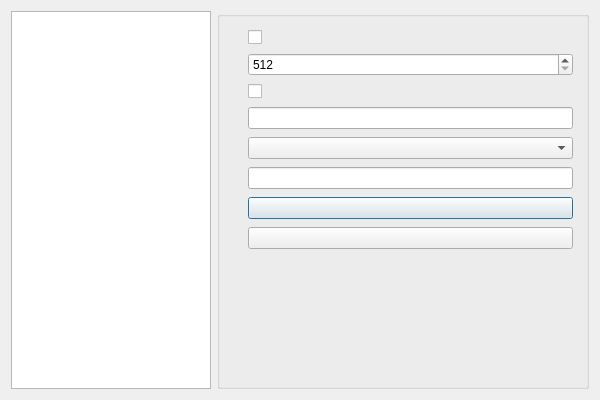
<?xml version="1.0" encoding="UTF-8"?>
<ui version="4.0">
 <class>SettingsDialog</class>
 <widget class="QDialog" name="SettingsDialog">
  <property name="geometry">
   <rect>
    <x>0</x>
    <y>0</y>
    <width>600</width>
    <height>400</height>
   </rect>
  </property>
  <property name="font">
   <font>
    <pointsize>9</pointsize>
   </font>
  </property>
  <property name="modal">
   <bool>true</bool>
  </property>
  <layout class="QHBoxLayout" name="horizontalLayout">
   <item>
    <widget class="QListWidget" name="listPages">
     <property name="maximumSize">
      <size>
       <width>200</width>
       <height>16777215</height>
      </size>
     </property>
     <property name="spacing">
      <number>2</number>
     </property>
    </widget>
   </item>
   <item>
    <widget class="QGroupBox" name="groupBox">
     <layout class="QVBoxLayout" name="verticalLayout">
      <property name="leftMargin">
       <number>4</number>
      </property>
      <property name="topMargin">
       <number>4</number>
      </property>
      <property name="rightMargin">
       <number>4</number>
      </property>
      <property name="bottomMargin">
       <number>4</number>
      </property>
      <item>
       <widget class="QStackedWidget" name="viewStack">
        <property name="currentIndex">
         <number>2</number>
        </property>
        <widget class="QWidget" name="pageAppearance">
         <property name="autoFillBackground">
          <bool>false</bool>
         </property>
         <layout class="QFormLayout" name="formLayout">
          <property name="horizontalSpacing">
           <number>8</number>
          </property>
          <property name="verticalSpacing">
           <number>8</number>
          </property>
          <property name="rightMargin">
           <number>9</number>
          </property>
          <item row="1" column="1">
           <widget class="QComboBox" name="cmbCompletedNotificationTrigger"/>
          </item>
          <item row="1" column="0">
           <widget class="QLabel" name="lblCompletedNotificationTrigger"/>
          </item>
          <item row="4" column="0">
           <spacer name="verticalSpacer">
            <property name="orientation">
             <enum>Qt::Orientation::Vertical</enum>
            </property>
            <property name="sizeHint" stdset="0">
             <size>
              <width>20</width>
              <height>40</height>
             </size>
            </property>
           </spacer>
          </item>
          <item row="3" column="0">
           <widget class="QLabel" name="lblHistoryLength"/>
          </item>
          <item row="3" column="1">
           <widget class="QComboBox" name="cmbHistoryLength"/>
          </item>
          <item row="0" column="1">
           <widget class="QCheckBox" name="chkUpdates"/>
          </item>
          <item row="0" column="0">
           <widget class="QLabel" name="lblUpdates"/>
          </item>
          <item row="2" column="1">
           <widget class="QCheckBox" name="chkPreventSuspend"/>
          </item>
          <item row="2" column="0">
           <widget class="QLabel" name="lblPreventSuspend"/>
          </item>
         </layout>
        </widget>
        <widget class="QWidget" name="pageDownloads">
         <layout class="QFormLayout" name="formLayout_2">
          <property name="horizontalSpacing">
           <number>8</number>
          </property>
          <property name="verticalSpacing">
           <number>8</number>
          </property>
          <item row="8" column="0">
           <spacer name="verticalSpacer_2">
            <property name="orientation">
             <enum>Qt::Orientation::Vertical</enum>
            </property>
            <property name="sizeHint" stdset="0">
             <size>
              <width>20</width>
              <height>40</height>
             </size>
            </property>
           </spacer>
          </item>
          <item row="1" column="0">
           <widget class="QLabel" name="lblMaxNumberOfActiveDownloads"/>
          </item>
          <item row="1" column="1">
           <widget class="QComboBox" name="cmbMaxNumberOfActiveDownloads"/>
          </item>
          <item row="0" column="1">
           <widget class="QCheckBox" name="chkOverwriteExistingFiles"/>
          </item>
          <item row="0" column="0">
           <widget class="QLabel" name="lblOverwriteExistingFiles"/>
          </item>
          <item row="4" column="1">
           <widget class="QCheckBox" name="chkIncludeAutoGeneratedSubtitles"/>
          </item>
          <item row="4" column="0">
           <widget class="QLabel" name="lblIncludeAutoGeneratedSubtitles"/>
          </item>
          <item row="3" column="0">
           <widget class="QLabel" name="lblDownloadImmediately"/>
          </item>
          <item row="3" column="1">
           <widget class="QCheckBox" name="chkDownloadImmediately"/>
          </item>
          <item row="2" column="0">
           <widget class="QLabel" name="lblLimitCharacters"/>
          </item>
          <item row="2" column="1">
           <widget class="QCheckBox" name="chkLimitCharacters"/>
          </item>
          <item row="5" column="0">
           <widget class="QLabel" name="lblPreferredVideoCodec"/>
          </item>
          <item row="5" column="1">
           <widget class="QComboBox" name="cmbPreferredVideoCodec"/>
          </item>
          <item row="7" column="0">
           <widget class="QLabel" name="lblRecoverCrashedDownloads"/>
          </item>
          <item row="7" column="1">
           <widget class="QCheckBox" name="chkRecoverCrashedDownloads"/>
          </item>
          <item row="6" column="0">
           <widget class="QLabel" name="lblPreferredSubtitleFormat"/>
          </item>
          <item row="6" column="1">
           <widget class="QComboBox" name="cmbPreferredSubtitleFormat"/>
          </item>
         </layout>
        </widget>
        <widget class="QWidget" name="pageDownloader">
         <layout class="QFormLayout" name="formLayout_3">
          <property name="horizontalSpacing">
           <number>8</number>
          </property>
          <property name="verticalSpacing">
           <number>8</number>
          </property>
          <item row="1" column="0">
           <widget class="QLabel" name="lblSpeedLimit"/>
          </item>
          <item row="1" column="1">
           <widget class="QSpinBox" name="numSpeedLimit">
            <property name="minimum">
             <number>512</number>
            </property>
            <property name="maximum">
             <number>10240</number>
            </property>
            <property name="singleStep">
             <number>512</number>
            </property>
           </widget>
          </item>
          <item row="2" column="0">
           <widget class="QLabel" name="lblSponsorBlock"/>
          </item>
          <item row="2" column="1">
           <widget class="QCheckBox" name="chkSponsorBlock"/>
          </item>
          <item row="3" column="0">
           <widget class="QLabel" name="lblProxyUrl"/>
          </item>
          <item row="3" column="1">
           <widget class="QLineEdit" name="txtProxyUrl"/>
          </item>
          <item row="4" column="0">
           <widget class="QLabel" name="lblCookiesBrowser"/>
          </item>
          <item row="4" column="1">
           <widget class="QComboBox" name="cmbCookiesBrowser"/>
          </item>
          <item row="5" column="0">
           <widget class="QLabel" name="lblCookiesFile"/>
          </item>
          <item row="5" column="1">
           <widget class="QLineEdit" name="txtCookiesFile">
            <property name="readOnly">
             <bool>true</bool>
            </property>
           </widget>
          </item>
          <item row="6" column="1">
           <widget class="QPushButton" name="btnSelectCookiesFile">
            <property name="icon">
             <iconset theme="document-open"/>
            </property>
           </widget>
          </item>
          <item row="7" column="1">
           <widget class="QPushButton" name="btnClearCookiesFile">
            <property name="icon">
             <iconset theme="edit-clear"/>
            </property>
           </widget>
          </item>
          <item row="8" column="1">
           <spacer name="verticalSpacer_3">
            <property name="orientation">
             <enum>Qt::Orientation::Vertical</enum>
            </property>
            <property name="sizeHint" stdset="0">
             <size>
              <width>20</width>
              <height>40</height>
             </size>
            </property>
           </spacer>
          </item>
          <item row="0" column="0">
           <widget class="QLabel" name="lblVerboseLogging"/>
          </item>
          <item row="0" column="1">
           <widget class="QCheckBox" name="chkVerboseLogging"/>
          </item>
         </layout>
        </widget>
        <widget class="QWidget" name="pageConverter">
         <layout class="QFormLayout" name="formLayout_4">
          <property name="horizontalSpacing">
           <number>8</number>
          </property>
          <property name="verticalSpacing">
           <number>8</number>
          </property>
          <item row="0" column="0">
           <widget class="QLabel" name="lblEmbedMetadata"/>
          </item>
          <item row="0" column="1">
           <widget class="QCheckBox" name="chkEmbedMetadata"/>
          </item>
          <item row="1" column="0">
           <widget class="QLabel" name="lblEmbedSubtitles"/>
          </item>
          <item row="1" column="1">
           <widget class="QCheckBox" name="chkEmbedSubtitles"/>
          </item>
          <item row="2" column="0">
           <widget class="QLabel" name="lblEmbedChapters"/>
          </item>
          <item row="2" column="1">
           <widget class="QCheckBox" name="chkEmbedChapters"/>
          </item>
          <item row="3" column="0">
           <widget class="QLabel" name="lblCropAudioThumbnails"/>
          </item>
          <item row="3" column="1">
           <widget class="QCheckBox" name="chkCropAudioThumbnails"/>
          </item>
          <item row="4" column="0">
           <widget class="QLabel" name="lblRemoveSourceData"/>
          </item>
          <item row="4" column="1">
           <widget class="QCheckBox" name="chkRemoveSourceData"/>
          </item>
          <item row="5" column="0">
           <widget class="QLabel" name="lblPostprocessingThreads"/>
          </item>
          <item row="5" column="1">
           <widget class="QComboBox" name="cmbPostprocessingThreads"/>
          </item>
          <item row="6" column="0">
           <spacer name="verticalSpacer_4">
            <property name="orientation">
             <enum>Qt::Orientation::Vertical</enum>
            </property>
            <property name="sizeHint" stdset="0">
             <size>
              <width>20</width>
              <height>40</height>
             </size>
            </property>
           </spacer>
          </item>
         </layout>
        </widget>
        <widget class="QWidget" name="pageAria">
         <layout class="QFormLayout" name="formLayout_5">
          <property name="horizontalSpacing">
           <number>8</number>
          </property>
          <property name="verticalSpacing">
           <number>8</number>
          </property>
          <item row="0" column="0">
           <widget class="QLabel" name="lblUseAria"/>
          </item>
          <item row="0" column="1">
           <widget class="QCheckBox" name="chkUseAria"/>
          </item>
          <item row="1" column="0">
           <widget class="QLabel" name="lblAriaMaximumConnectionsPerServer"/>
          </item>
          <item row="1" column="1">
           <widget class="QSpinBox" name="numAriaMaxConnectionsPerServer">
            <property name="minimum">
             <number>1</number>
            </property>
            <property name="maximum">
             <number>16</number>
            </property>
           </widget>
          </item>
          <item row="2" column="0">
           <widget class="QLabel" name="lblAriaMinSplitSize"/>
          </item>
          <item row="2" column="1">
           <widget class="QSpinBox" name="numAriaMinSplitSize">
            <property name="minimum">
             <number>1</number>
            </property>
            <property name="maximum">
             <number>1024</number>
            </property>
           </widget>
          </item>
         </layout>
        </widget>
       </widget>
      </item>
     </layout>
    </widget>
   </item>
  </layout>
 </widget>
 <resources/>
 <connections/>
</ui>
